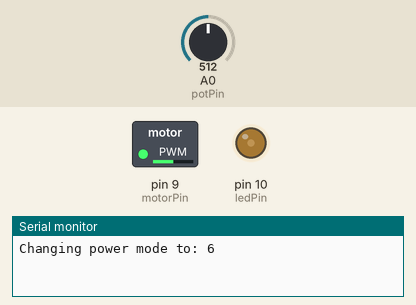
Bench run of a sketch on a simulated Arduino Uno, built with avr-gcc and run on an emulated ATmega328P. Shown: switched loads named in the sketch (green lamp = pin HIGH), output pins drawn as LEDs (lit = HIGH), the last lines printed to the serial monitor. The inputs (shaded band) are chosen by the test bench; at power-on: A0 (potPin) = 512.

Above: at 1.2 s.
1.3 s: A0 (potPin) set to 716
At 2.4 s:
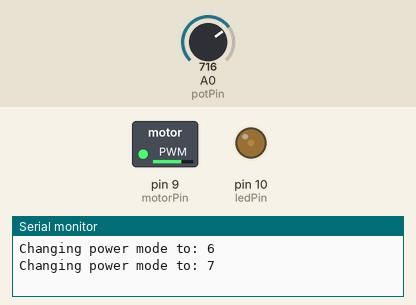
2.8 s: A0 (potPin) set to 900
At 3.4 s:
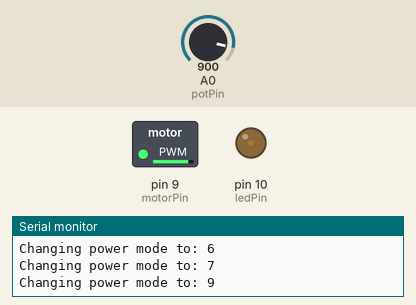
4.3 s: A0 (potPin) set to 511
At 5.5 s:
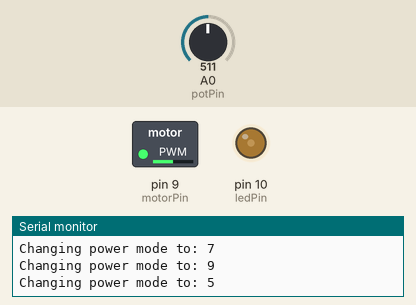
5.8 s: A0 (potPin) set to 122
At 6.7 s:
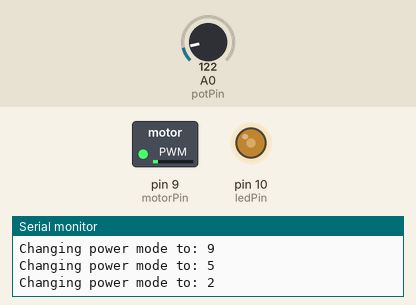
7.3 s: A0 (potPin) set to 0
At 7.8 s:
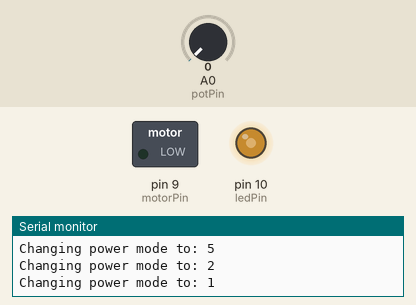
Timing chart, 0 to 9.8 s (numbered marks = the images above; inputs shaded):
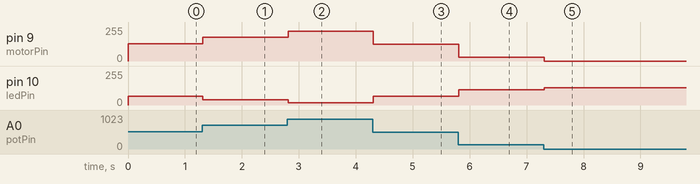

The sketch:

PotPwmMotorControl.ino
```cpp
/*
 * Pot PWM DC Motor Controller
 * APurdon
 * 2016-09-16
 *
 * Influenced by:
 * Arduino Starter Kit example 9
 */

const int potPin = A0;
const int ledPin = 10;
const int motorPin = 9;

int potValue = 0;
int pwmValue = 0;

int power = 0;
int oldPower = 0;

void setup() {
    Serial.begin(9600);

    pinMode(potPin, INPUT);
    pinMode(ledPin, OUTPUT);
    pinMode(motorPin, OUTPUT);
}

void loop() {
  potValue = analogRead(potPin);
  pwmValue = map(potValue, 0, 1024, 0, 256);

  analogWrite(motorPin, pwmValue);
  analogWrite(ledPin, 128-pwmValue/2);

  power = map(potValue, 0, 1024, 0, 10);

  if (power != oldPower)
  {
    oldPower = power;
    Serial.print("Changing power mode to: ");
    Serial.println(power+1);
  }

  delay(20);
}
```

Measured:
- after the input at 1.3 s, pin 9 (motorPin): 128/255 → 179/255 at once; pin 10 (ledPin): 64/255 → 39/255 at once
- after the input at 2.8 s, pin 9 (motorPin): 179/255 → 225/255 at once; pin 10 (ledPin): 39/255 → 16/255 at once
- after the input at 4.3 s, pin 9 (motorPin): 225/255 → 127/255 at once; pin 10 (ledPin): 16/255 → 65/255 at once
- after the input at 5.8 s, pin 9 (motorPin): 127/255 → 30/255 at once; pin 10 (ledPin): 65/255 → 113/255 at once
- after the input at 7.3 s, pin 9 (motorPin): 30/255 → 0/255 at once; pin 10 (ledPin): 113/255 → 128/255 at once
